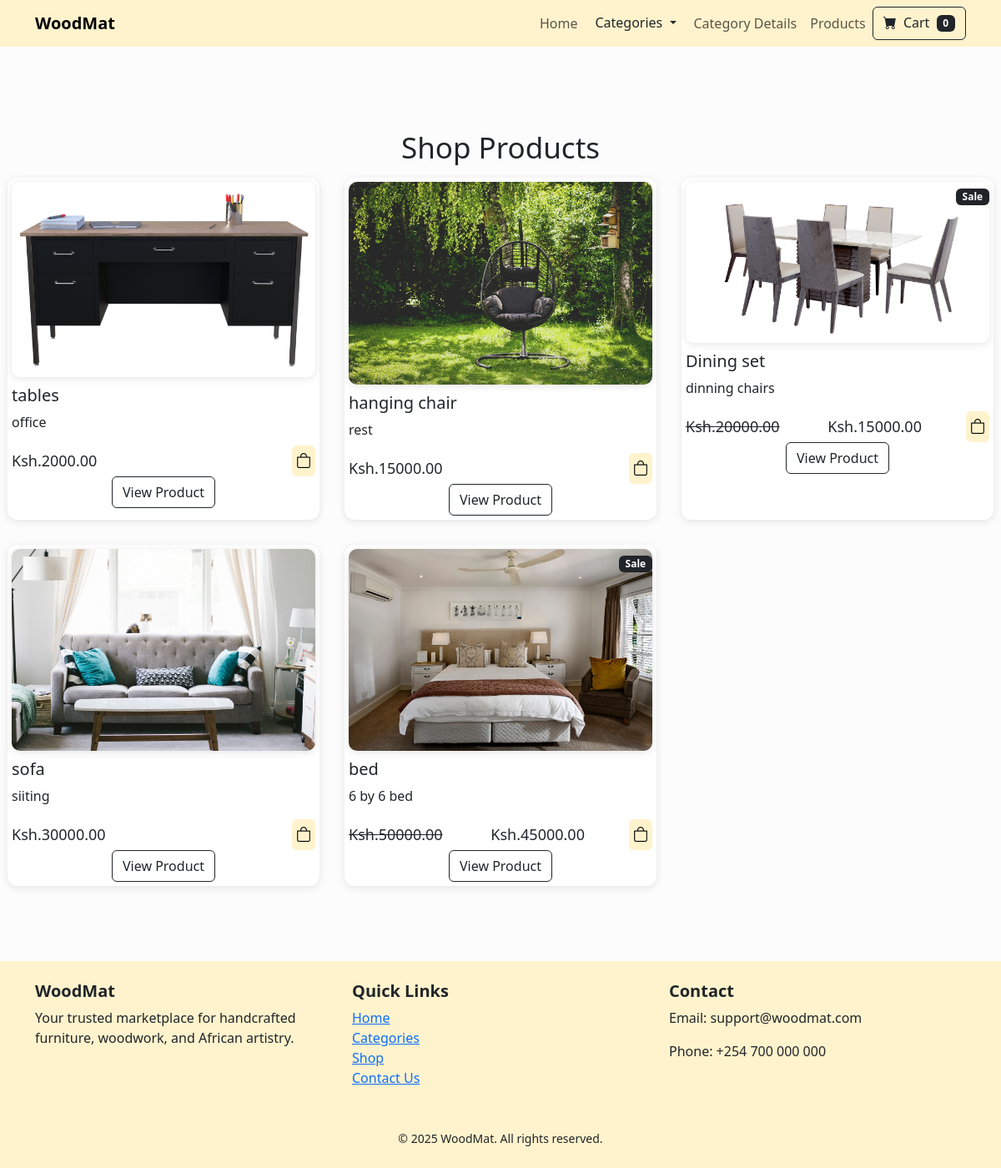
Screenshot of /products/ with the database file from the repository.
### woodmat/models.py (models this page shows, shortened)
class Product(models.Model):
  name=models.CharField(max_length=50)
  price=models.DecimalField(default=0,decimal_places=2,max_digits=8)
  category=models.ForeignKey(Category, on_delete=models.CASCADE,default=1)
  description=models.CharField(max_length=250,default='',null=True)
  image=models.ImageField(upload_to='products/')
  is_sale = models.BooleanField(default=False)      # <- add this
  sale_price = models.DecimalField(default=0, decimal_places=2, max_digits=8 )

### woodmat/views.py (the view)
# urls.py: path('products/', views.products, name="products"),
def products(request):
    products = Product.objects.all()
    return render(request, 'products.html', {'products': products})

### cart/cart.py (called while the page is built)
  def __len__(self):
     return len(self.cart)

### cart/context_processors.py (called while the page is built)
def cart(request):
  return{'cart':Cart(request)}

### woodmat/templates/products.html (shortened to what this page needs)
{% extends "base.html" %}
{% load static %}
 {% block content%}
<section class="products">
  <h1 class="section-title">Shop Products</h1>
  <div class="product-content">
    {% for product in products %}
      {% if product.is_sale %}
      <div class="product-box">
        <div class="img-box">
          <div class="badge bg-dark text-white position-absolute">Sale</div>
          <img src="{{ product.image.url }}" alt="{{ product.name }}">
        </div>
        <h2 class="product-name">{{ product.name }}</h2>
        <p class="description">{{ product.description }}</p>
        <div class="price-and-cart">
          <span class="price"><strike>Ksh.{{ product.price }}</strike></span>
          <span class="price">
            &nbsp;Ksh.{{ product.sale_price }}</span>
          <i class="bi bi-bag"></i>
        </div>
        <div class="text-center">
          <a class="btn btn-outline-dark mt-auto" href="{% url 'product_detail' product.id %}">View Product</a>
        </div>
      </div>
      {% else %}
<div class="product-box">
        <div class="img-box">
          <img src="{{ product.image.url }}" alt="{{ product.name }}">
        </div>
        <h2 class="product-name">{{ product.name }}</h2>
        <p class="description">{{ product.description }}</p>
        <div class="price-and-cart">
          <span class="price">Ksh.{{ product.price }}</span>
          <i class="bi bi-bag"></i>
        </div>
        <div class="text-center">
          <a class="btn btn-outline-dark mt-auto" href="{% url 'product_detail' product.id %}">View Product</a>
        </div>
      </div>
      {% endif %}
    {% endfor %}
  </div>
</section>
{% endblock content %}

### woodmat/templates/base.html (shortened to what this page needs)
<!DOCTYPE html>
<html lang="en">
  <head>
    {% load static %}
    <link
      rel="stylesheet"
      href="{% static 'styles/bootstrap-5.3.8-dist/css/bootstrap.min.css' %}"
    />
    <link rel="stylesheet" href="https://cdn.jsdelivr.net/npm/bootstrap-icons@1.11.1/font/bootstrap-icons.css">
  <link rel="stylesheet" href="{% static 'styles/main.css' %}">
  </head>
  <body class="bg-light-subtle">
    <header>
<nav class="navbar navbar-expand-lg bg-warning-subtle">
  <div class="container">
    <a class="navbar-brand fw-bold" href="{% url 'index' %}">WoodMat</a>
    <div class="collapse navbar-collapse" id="mainNavbar">
      <ul class="navbar-nav ms-auto mb-2 mb-lg-0">
        <li class="nav-item">
          <a class="nav-link" href="{% url 'index' %}">Home</a>
        </li>
        <div class="dropdown">
          <button class="btn  dropdown-toggle" type="button" id="categoryDropdown" data-bs-toggle="dropdown" aria-expanded="false">
           Categories
          </button>
        </div>
        <li class="nav-item">
          <a class="nav-link" href="{% url 'category_detail' %}">Category Details</a>
        </li>
        <li class="nav-item">
          <a class="nav-link" href="{% url 'products' %}">Products</a>
        </li>
      <form class="d-flex">
        <a href="{% url 'cart_summary' %}" class="btn btn-outline-dark"> <i class="bi-cart-fill me-1"></i>
          Cart
          <span class="badge bg-dark text-white ms-1 round-pill"  id="cart_quantity">{{cart|length}}</span></a>
      </form>
      </ul>
    </div>
</nav>
<div class="toast-container position-fixed top-0 end-0 p-3" style="z-index: 9999;">
</div>
    </header>
  {% block content %}{% endblock %}
     <footer class="footer py-4 bg-warning-subtle ">
  <div class="container">
    <div class="row text-center text-md-start">
      <div class="col-md-4 mb-3">
        <h5 class="fw-bold">WoodMat</h5>
        <p>Your trusted marketplace for handcrafted furniture, woodwork, and African artistry.</p>
      </div>
      <div class="col-md-4 mb-3">
        <h5 class="fw-bold">Quick Links</h5>
        <ul class="list-unstyled">
          <li><a href="#" >Home</a></li>
          <li><a href="#">Categories</a></li>
          <li><a href="#" >Shop</a></li>
          <li><a href="#" >Contact Us</a></li>
        </ul>
      </div>
      <div class="col-md-4 mb-3">
        <h5 class="fw-bold">Contact</h5>
        <p>Email: support@woodmat.com</p>
        <p>Phone: +254 700 000 000</p>
      </div>
    </div>
    <div class="text-center mt-3">
      <small>© 2025 WoodMat. All rights reserved.</small>
    </div>
  </div>
</footer>
  </body>
</html>

### static/styles/main.css (style rules this page uses)
.products { padding: 100px 9px 30px; }
.section-title { font-size: 35px; text-align: center; margin-bottom: 15px; }
.product-content { display: grid; grid-template-columns: repeat(auto-fit,minmax(280px, 1fr)); gap: 30px; }
.product-box { background: #fff; border-radius: 12px; padding:5px; box-shadow: 0 2px 10px rgba(0,0,0,0.1); transition: 0.3s ease; overflow: hidden; }
.product-box .img-box { display: flex; border-radius: 10px; overflow: hidden; box-shadow: 0 2px 10px rgba(0,0,0,0.1); }
.product-box .product-name { font-size: 20px; margin-top: 10px; }
.product-box .price-and-cart { display: flex; justify-content: space-between; align-items: center; }
.price-and-cart .price { font-size: 18px; font-weight: 500; }
.price-and-cart .bi-bag { padding: 5px; background: #FFF3CD; border-radius: 6px; font-size: 18px; color: black; cursor: pointer; }
.product-box .img-box { position: relative; }
.img-box img { width: 100%; transition: 0.5s; }
.img-box .badge { top:0.5rem; right:0rem; z-index:100; }
footer { padding-top: 40px; margin-top: 60px; }

### rows the page displays
Product: image (picture), name "tables", description "office", price "2000.00"
Product: image (picture), name "hanging chair", description "rest", price "15000.00"
Product: image (picture), name "Dining set", description "dinning chairs", price "20000.00", sale_price "15000.00"
Product: image (picture), name "sofa", description "siiting", price "30000.00"
Product: image (picture), name "bed", description "6 by 6 bed", price "50000.00", sale_price "45000.00"

### other values shown
{{ cart|length }} "0"
